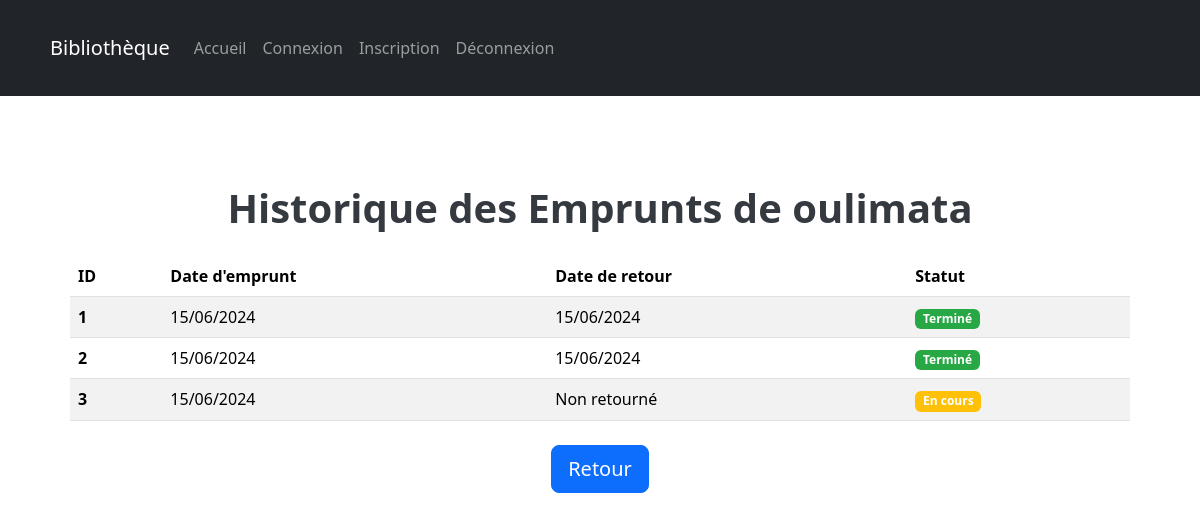
/voir_emprunts/1 (signed in), run on the app's committed database.
### app.py (models this page shows, shortened)
class Utilisateur(db.Model, UserMixin):
    id = db.Column(db.Integer, primary_key=True)
    nom_utilisateur = db.Column(db.String(50), unique=True, nullable=False)
    email = db.Column(db.String(120), unique=True, nullable=False)
    adresse = db.Column(db.String(120), nullable=False)
    mot_de_passe = db.Column(db.String(60), nullable=False)
    is_SuperUser = db.Column(db.Boolean, default=False)

class Emprunt(db.Model):
    id = db.Column(db.Integer, primary_key=True)
    utilisateur_id = db.Column(db.Integer, db.ForeignKey('utilisateur.id'), nullable=False)
    livre_id = db.Column(db.Integer, db.ForeignKey('livre.id'), nullable=False)
    date_emprunt = db.Column(db.DateTime, nullable=False)
    duree_emprunt = db.Column(db.Integer, nullable=False)
    date_retour = db.Column(db.DateTime)

### app.py (the view)
@app.route('/voir_emprunts/<int:id>')
@login_required
@role_required(is_SuperUser_required=True)
def voir_emprunts(id):
    utilisateur = Utilisateur.query.get(id)
    emprunts = Emprunt.query.filter_by(utilisateur_id=id).all()
    return render_template('voir_emprunts.html', utilisateur=utilisateur, emprunts=emprunts)

### app.py (called while the page is built)
@login_manager.user_loader
def load_user(user_id):
    return Utilisateur.query.get(int(user_id))

def role_required(is_SuperUser_required):
    def decorator(f):
        @wraps(f)
        def decorated_function(*args, **kwargs):
            if not current_user.is_authenticated:
                return redirect(url_for('connexion'))
            if is_SuperUser_required and not current_user.is_SuperUser:
                return redirect(url_for('accueil'))
            if not is_SuperUser_required and current_user.is_SuperUser:
                return redirect(url_for('accueil_admin'))
            return f(*args, **kwargs)
        return decorated_function
    return decorator

### templates/voir_emprunts.html (shortened to what this page needs)
{% extends 'layout_admin.html' %}
{% block content %}
<div class="container mt-4">
    <h1 class="text-center mb-4">Historique des Emprunts de {{ utilisateur.nom_utilisateur }}</h1>
    <div class="table-responsive">
        <table class="table table-striped table-hover">
            <thead class="thead-dark">
                <tr>
                    <th scope="col">ID</th>
                    <th scope="col">Date d'emprunt</th>
                    <th scope="col">Date de retour</th>
                    <th scope="col">Statut</th>
                </tr>
            </thead>
            <tbody>
                {% for emprunt in emprunts %}
                <tr>
                    <th scope="row">{{ emprunt.id }}</th>
                    <td>{{ emprunt.date_emprunt.strftime('%d/%m/%Y') }}</td>
                    <td>{{ emprunt.date_retour.strftime('%d/%m/%Y') if emprunt.date_retour else 'Non retourné' }}</td>
                    <td>
                        <span class="badge {% if emprunt.date_retour is none %}badge-warning{% else %}badge-success{% endif %}">
                            {{ 'En cours' if emprunt.date_retour is none else 'Terminé' }}
                        </span>
                    </td>
                </tr>
                {% endfor %}
            </tbody>
        </table>
    </div>
    <div class="text-center">
        <a href="{{url_for('gererUtilisateurs')}}" class="btn btn-primary btn-lg mt-4">Retour</a>
    </div>
</div>
{% endblock %}

### static/CSS/style.css (style rules this page uses)
.container { padding: 20px; }
.btn { transition: all 0.3s ease; }
h1 { font-weight: 700; color: #343a40; }
.table thead { background-color: #343a40; color: white; }
.table { margin-bottom: 0; }
.badge-warning { background-color: #ffc107; }
.badge-success { background-color: #28a745; }

### data on the page
Utilisateur: nom_utilisateur "oulimata"
Emprunt: id "1", date_emprunt "15/06/2024", date_retour "15/06/2024", date_retour "Terminé"
Emprunt: id "2", date_emprunt "15/06/2024", date_retour "15/06/2024", date_retour "Terminé"
Emprunt: id "3", date_emprunt "15/06/2024", date_retour "Non retourné", date_retour "En cours"
